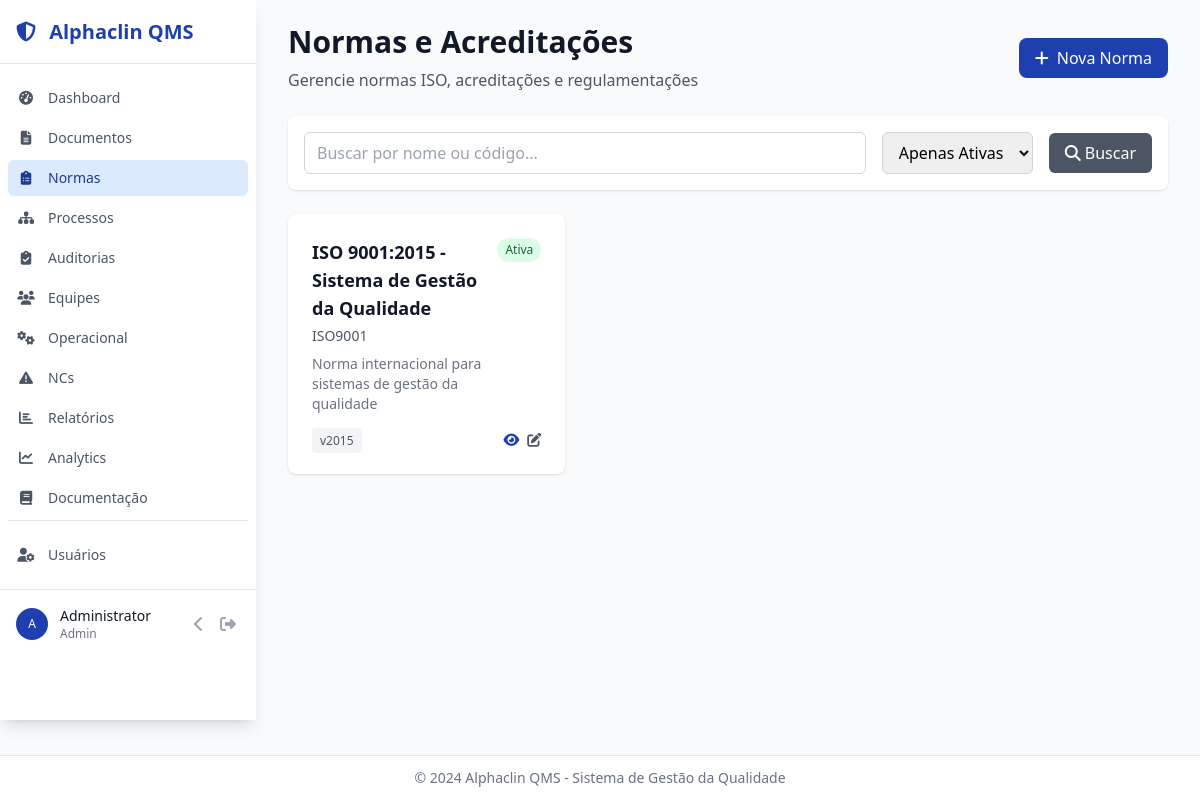
/norms/ (signed in), run on the app's committed database.
### models.py (models this page shows)
class User(UserMixin, db.Model):
    __tablename__ = 'users'
    id = db.Column(db.Integer, primary_key=True)
    username = db.Column(db.String(80), unique=True, nullable=False)
    email = db.Column(db.String(120), unique=True, nullable=False)
    password_hash = db.Column(db.String(255), nullable=False)
    full_name = db.Column(db.String(255), nullable=False)
    role = db.Column(db.Enum(UserRole), default=UserRole.USER, nullable=False)
    is_active = db.Column(db.Boolean, default=True, nullable=False)
    created_at = db.Column(db.DateTime, default=datetime.utcnow)
    last_login = db.Column(db.DateTime)
    created_documents = db.relationship('Document', foreign_keys='Document.created_by_id', backref='creator', lazy='dynamic')
    assigned_audits = db.relationship('Audit', foreign_keys='Audit.assigned_auditor_id', backref='assigned_auditor', lazy='dynamic')

class Norm(db.Model):
    __tablename__ = 'norms'
    id = db.Column(db.Integer, primary_key=True)
    name = db.Column(db.String(255), nullable=False)
    code = db.Column(db.String(100), unique=True, nullable=False)  # Ex: ISO9001, ONA, RDC
    description = db.Column(db.Text)
    version = db.Column(db.String(50))
    effective_date = db.Column(db.Date)
    review_date = db.Column(db.Date)
    is_active = db.Column(db.Boolean, default=True)
    created_at = db.Column(db.DateTime, default=datetime.utcnow)
    custom_fields = db.Column(db.JSON)

### blueprints/norms.py (the view)
@norms_bp.route('/')
@login_required
def index():
    search = request.args.get('search')
    active_only = request.args.get('active', 'true') == 'true'
    query = Norm.query
    if active_only:
        query = query.filter_by(is_active=True)
    if search:
        query = query.filter(Norm.name.contains(search) | Norm.code.contains(search))
    norms = query.order_by(Norm.name).all()
    return render_template('norms/index.html', norms=norms)

### templates/norms/index.html (shortened to what this page needs)
{% extends "base.html" %}
{% block content %}
<div class="space-y-6">
    <div class="flex justify-between items-center">
        <div>
            <h1 class="text-3xl font-bold text-gray-900">Normas e Acreditações</h1>
            <p class="mt-2 text-gray-600">Gerencie normas ISO, acreditações e regulamentações</p>
        </div>
        <a href="{{ url_for('norms.create') }}" class="bg-alphaclin-blue hover:bg-alphaclin-dark text-white px-4 py-2 rounded-lg transition-colors">
            <i class="fas fa-plus mr-2"></i>Nova Norma
        </a>
    </div>
    <div class="bg-white p-4 rounded-lg shadow">
        <form method="GET" class="flex flex-wrap gap-4 items-center">
            <div class="flex-1 min-w-64">
                <input type="text" name="search" value="{{ request.args.get('search', '') }}"
                       placeholder="Buscar por nome ou código..."
                       class="w-full px-3 py-2 border border-gray-300 rounded-md focus:outline-none focus:ring-2 focus:ring-alphaclin-blue">
            </div>
            <div>
                <select name="active" class="px-3 py-2 border border-gray-300 rounded-md focus:outline-none focus:ring-2 focus:ring-alphaclin-blue">
                    <option value="true" {% if request.args.get('active', 'true') == 'true' %}selected{% endif %}>Apenas Ativas</option>
                </select>
            </div>
            <button type="submit" class="bg-gray-600 hover:bg-gray-700 text-white px-4 py-2 rounded-md transition-colors">
                <i class="fas fa-search mr-1"></i>Buscar
            </button>
        </form>
    </div>
    <div class="grid gap-6 md:grid-cols-2 lg:grid-cols-3">
        {% for norm in norms %}
        <div class="bg-white rounded-lg shadow hover:shadow-md transition-shadow">
            <div class="p-6">
                <div class="flex items-start justify-between">
                    <div class="flex-1">
                        <h3 class="text-lg font-semibold text-gray-900">{{ norm.name }}</h3>
                        <p class="text-sm text-gray-600 mt-1">{{ norm.code }}</p>
                        {% if norm.description %}
                        <p class="text-sm text-gray-500 mt-2">{{ norm.description[:100] }}{% if norm.description|length > 100 %}...{% endif %}</p>
                        {% endif %}
                    </div>
                    <span class="{% if norm.is_active %}bg-green-100 text-green-800{% else %}bg-red-100 text-red-800{% endif %} px-2 py-1 rounded-full text-xs font-medium">
                        {% if norm.is_active %}Ativa{% else %}Inativa{% endif %}
                    </span>
                </div>
                <div class="mt-4 flex items-center justify-between text-sm text-gray-600">
                    <div>
                        {% if norm.version %}
                        <span class="bg-gray-100 px-2 py-1 rounded text-xs">v{{ norm.version }}</span>
                        {% endif %}
                    </div>
                    <div class="flex space-x-2">
                        <a href="{{ url_for('norms.view', id=norm.id) }}" class="text-alphaclin-blue hover:text-alphaclin-dark">
                            <i class="fas fa-eye"></i>
                        </a>
                        <a href="{{ url_for('norms.edit', id=norm.id) }}" class="text-gray-600 hover:text-gray-800">
                            <i class="fas fa-edit"></i>
                        </a>
                    </div>
                </div>
            </div>
        </div>
        {% endfor %}
    </div>
</div>
{% endblock %}

### templates/base.html (shortened to what this page needs)
<!DOCTYPE html>
<html lang="pt-BR">
<head>
    <script src="https://cdn.tailwindcss.com"></script>
    <link rel="stylesheet" href="https://cdnjs.cloudflare.com/ajax/libs/font-awesome/6.4.0/css/all.min.css">
</head>
<body class="bg-gray-50 min-h-screen flex flex-col">
    {% if current_user.is_authenticated and not request.endpoint.startswith('auth.') %}
    <div id="sidebar" class="fixed left-0 top-0 w-64 bg-white shadow-lg transform transition-all duration-300 ease-in-out z-50 -translate-x-full lg:translate-x-0 flex flex-col overflow-y-auto" style="height: calc(100vh - 80px);">
        <div class="flex flex-col h-full">
            <div class="flex items-center justify-between h-16 px-4 border-b border-gray-200">
                <span id="logo-text" class="text-xl font-bold text-alphaclin-blue">
                    <i class="fas fa-shield-alt mr-2"></i>
                    Alphaclin QMS
                </span>
            </div>
            <nav class="px-2 py-4 space-y-1 overflow-y-auto">
                <a href="{{ url_for('main.dashboard') }}" title="Dashboard"
                    class="sidebar-link {% if request.endpoint == 'main.dashboard' %}bg-alphaclin-light text-alphaclin-dark{% else %}text-gray-600 hover:bg-gray-50 hover:text-gray-900{% endif %} group flex items-center px-2 py-2 text-sm font-medium rounded-md transition-colors">
                    <i class="fas fa-tachometer-alt sidebar-icon"></i>
                    <span class="sidebar-text ml-3">Dashboard</span>
                </a>
                <a href="{{ url_for('documents.index') }}" title="Documentos"
                    class="sidebar-link {% if request.blueprint == 'documents' %}bg-alphaclin-light text-alphaclin-dark{% else %}text-gray-600 hover:bg-gray-50 hover:text-gray-900{% endif %} group flex items-center px-2 py-2 text-sm font-medium rounded-md transition-colors">
                    <i class="fas fa-file-alt sidebar-icon"></i>
                    <span class="sidebar-text ml-3">Documentos</span>
                </a>
                <a href="{{ url_for('norms.index') }}" title="Normas"
                    class="sidebar-link {% if request.blueprint == 'norms' %}bg-alphaclin-light text-alphaclin-dark{% else %}text-gray-600 hover:bg-gray-50 hover:text-gray-900{% endif %} group flex items-center px-2 py-2 text-sm font-medium rounded-md transition-colors">
                    <i class="fas fa-clipboard-list sidebar-icon"></i>
                    <span class="sidebar-text ml-3">Normas</span>
                </a>
                <a href="{{ url_for('processes.index') }}" title="Processos"
                    class="sidebar-link {% if request.blueprint == 'processes' %}bg-alphaclin-light text-alphaclin-dark{% else %}text-gray-600 hover:bg-gray-50 hover:text-gray-900{% endif %} group flex items-center px-2 py-2 text-sm font-medium rounded-md transition-colors">
                    <i class="fas fa-sitemap sidebar-icon"></i>
                    <span class="sidebar-text ml-3">Processos</span>
                </a>
                <a href="{{ url_for('audits.index') }}" title="Auditorias"
                    class="sidebar-link {% if request.blueprint == 'audits' %}bg-alphaclin-light text-alphaclin-dark{% else %}text-gray-600 hover:bg-gray-50 hover:text-gray-900{% endif %} group flex items-center px-2 py-2 text-sm font-medium rounded-md transition-colors">
                    <i class="fas fa-clipboard-check sidebar-icon"></i>
                    <span class="sidebar-text ml-3">Auditorias</span>
                </a>
                <a href="{{ url_for('teams.index') }}" title="Equipes"
                    class="sidebar-link {% if request.blueprint == 'teams' %}bg-alphaclin-light text-alphaclin-dark{% else %}text-gray-600 hover:bg-gray-50 hover:text-gray-900{% endif %} group flex items-center px-2 py-2 text-sm font-medium rounded-md transition-colors">
                    <i class="fas fa-users sidebar-icon"></i>
                    <span class="sidebar-text ml-3">Equipes</span>
                </a>
                <a href="{{ url_for('operational.dashboard') }}" title="Painel Operacional"
                    class="sidebar-link {% if request.blueprint == 'operational' %}bg-alphaclin-light text-alphaclin-dark{% else %}text-gray-600 hover:bg-gray-50 hover:text-gray-900{% endif %} group flex items-center px-2 py-2 text-sm font-medium rounded-md transition-colors">
                    <i class="fas fa-cogs sidebar-icon"></i>
                    <span class="sidebar-text ml-3">Operacional</span>
                </a>
                <a href="{{ url_for('nonconformities.index') }}" title="Não Conformidades"
                    class="sidebar-link {% if request.blueprint == 'nonconformities' %}bg-alphaclin-light text-alphaclin-dark{% else %}text-gray-600 hover:bg-gray-50 hover:text-gray-900{% endif %} group flex items-center px-2 py-2 text-sm font-medium rounded-md transition-colors">
                    <i class="fas fa-exclamation-triangle sidebar-icon"></i>
                    <span class="sidebar-text ml-3">NCs</span>
                </a>
                <a href="{{ url_for('reports.index') }}" title="Relatórios"
                    class="sidebar-link {% if request.blueprint == 'reports' %}bg-alphaclin-light text-alphaclin-dark{% else %}text-gray-600 hover:bg-gray-50 hover:text-gray-900{% endif %} group flex items-center px-2 py-2 text-sm font-medium rounded-md transition-colors">
                    <i class="fas fa-chart-bar sidebar-icon"></i>
                    <span class="sidebar-text ml-3">Relatórios</span>
                </a>
                <a href="{{ url_for('analytics.analytics_dashboard') }}" title="Analytics & BI"
                    class="sidebar-link {% if request.blueprint == 'analytics' %}bg-alphaclin-light text-alphaclin-dark{% else %}text-gray-600 hover:bg-gray-50 hover:text-gray-900{% endif %} group flex items-center px-2 py-2 text-sm font-medium rounded-md transition-colors">
                    <i class="fas fa-chart-line sidebar-icon"></i>
                    <span class="sidebar-text ml-3">Analytics</span>
                </a>
                <a href="{{ url_for('docs.docs_index') }}" title="Documentação"
                    class="sidebar-link {% if request.blueprint == 'docs' %}bg-alphaclin-light text-alphaclin-dark{% else %}text-gray-600 hover:bg-gray-50 hover:text-gray-900{% endif %} group flex items-center px-2 py-2 text-sm font-medium rounded-md transition-colors">
                    <i class="fas fa-book sidebar-icon"></i>
                    <span class="sidebar-text ml-3">Documentação</span>
                </a>
                {% if current_user.is_authenticated and current_user.role.value in ['admin', 'manager'] %}
                <div class="pt-4 border-t border-gray-200">
                    <a href="{{ url_for('users.index') }}" title="Usuários"
                        class="sidebar-link {% if request.blueprint == 'users' %}bg-alphaclin-light text-alphaclin-dark{% else %}text-gray-600 hover:bg-gray-50 hover:text-gray-900{% endif %} group flex items-center px-2 py-2 text-sm font-medium rounded-md transition-colors">
                        <i class="fas fa-user-cog sidebar-icon"></i>
                        <span class="sidebar-text ml-3">Usuários</span>
                    </a>
                </div>
                {% endif %}
            </nav>
            {% endif %}
            {% if current_user.is_authenticated %}
            <div class="border-t border-gray-200 p-4">
                <div class="flex items-center justify-between">
                    <div class="flex items-center min-w-0 flex-1">
                        <div class="flex-shrink-0">
                            <div class="h-8 w-8 rounded-full bg-alphaclin-blue flex items-center justify-center">
                                <span class="text-xs font-medium text-white">{{ current_user.full_name.split()[0][0] }}{% if current_user.full_name.split()|length > 1 %}{{ current_user.full_name.split()[1][0] }}{% endif %}</span>
                            </div>
                        </div>
                        <div class="ml-3 min-w-0 flex-1 hidden lg:block">
                            <p class="text-sm font-medium text-gray-900 truncate">{{ current_user.full_name }}</p>
                            <p class="text-xs text-gray-500 capitalize">{{ current_user.role.value }}</p>
                        </div>
                    </div>
                    <div class="flex items-center space-x-2">
                        <button id="collapse-toggle" class="hidden lg:block p-1 rounded-md text-gray-400 hover:text-gray-600 focus:outline-none focus:ring-2 focus:ring-alphaclin-blue">
                            <i id="collapse-icon" class="fas fa-chevron-left"></i>
                        </button>
                        <a href="{{ url_for('auth.logout') }}" class="p-1 rounded-md text-gray-400 hover:text-gray-600 focus:outline-none focus:ring-2 focus:ring-alphaclin-blue" title="Sair">
                            <i class="fas fa-sign-out-alt"></i>
                        </a>
                    </div>
                </div>
            </div>
            {% endif %}
        </div>
    </div>
    <main id="main-content" class="{% if current_user.is_authenticated and not request.endpoint.startswith('auth.') %}lg:ml-64{% endif %} flex flex-col transition-all duration-300 ease-in-out overflow-auto pb-16">
        <div class="flex-1 px-4 py-6 lg:px-8">
        {% block content %}{% endblock %}
        </div>
    </main>
    {% if current_user.is_authenticated and not request.endpoint.startswith('auth.') %}
    <footer class="fixed bottom-0 left-0 right-0 bg-white border-t border-gray-200 py-3 z-40">
        <div class="px-4 lg:px-8">
            <div class="text-center text-sm text-gray-500">
                © 2024 Alphaclin QMS - Sistema de Gestão da Qualidade
            </div>
        </div>
    </footer>
    {% endif %}
</body>
</html>

### templates/base.html (style rules this page uses)
.sidebar-link { position: relative; }
.sidebar-icon { transition: transform 0.2s ease-in-out; width: 20px; text-align: center; }
#sidebar { transition: width 0.3s ease-in-out; }
#main-content { transition: margin-left 0.3s ease-in-out; }
#sidebar.w-64 ~ #main-content { margin-left: 16rem; }

### data on the page
User: full_name "A", full_name "Administrator", role.value "Admin"
Norm: name "ISO 9001:2015 - Sistema de Gestão da Qualidade", code "ISO9001", description "Norma internacional para sistemas de gestão da qualidade", is_active "Ativa", version "2015"
